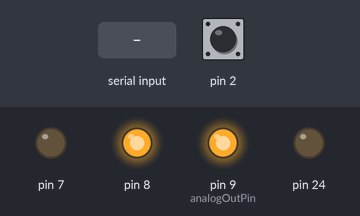
Bench run of a sketch on a simulated Arduino Mega 2560, built with avr-gcc and run on an emulated ATmega2560. Parts: output pins drawn as LEDs (lit = HIGH). Inputs (shaded band) come from the test bench; at power-on: pin 2 HIGH. What the sketch prints to the serial monitor is not drawn.

Above: at 2.2 s.
2.3 s: "1" received over the second serial link
At 3.4 s:
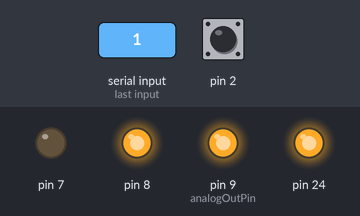
3.8 s: "0" received over the second serial link
At 17.2 s:
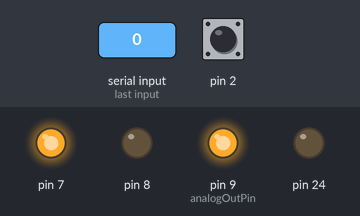
At 32.58 s:
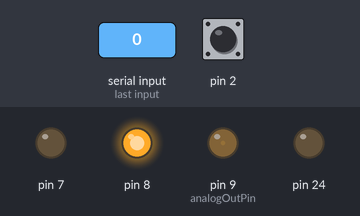
Timing chart, 0 to 33.9 s (numbered marks = the images above; inputs shaded):
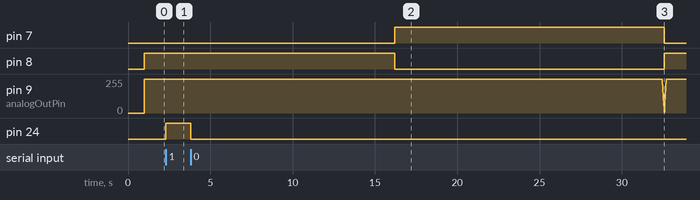

The sketch:

test_v2.ino
```cpp
#include <TimerOne.h>
#include <SoftwareSerial.h>
#define QUAYAM 7
#define QUAYDUONG 8
#define RX_PIN      50
#define TX_PIN      51
SoftwareSerial mySerial(50, 51);
int signal = -1;
double T, xung = 0;
double tocdo, Tocdomongmuon;
double E, pre_E;
static double I_error = 0;
static double P_error = 0;
static double D_error = 0;
double  Kp, Kd, Ki;
volatile double Output, LastOutput;
unsigned long t = 0;
int sensorValue = 0;
const int analogInPin = A0;  // Analog input pin that the potentiometer is attached to
const int analogOutPin = 9; // Analog output pin that the LED is attached to
volatile int outputValue = 0;
void setup() {
  pinMode(2, INPUT_PULLUP);
  pinMode(4, INPUT_PULLUP);
  pinMode(9, OUTPUT);
  pinMode(7, OUTPUT);
  pinMode(8, OUTPUT);
  pinMode(24, OUTPUT);
  while (!Serial) {
    // Waiting to connect...
  };
  Serial.begin(9600);
  mySerial.begin(9600);
  Tocdomongmuon = 10; tocdo = 0;
  Output = 0; LastOutput = 0;
  T = 0.1; // Thoi gian lay mau
  Kp = 40; Kd = 5; Ki =2;
  attachInterrupt(0, Demxung, FALLING);
  Timer1.initialize(10000);
  Timer1.attachInterrupt(pid);
  delay(1000);
}
void Demxung()
{
  {
    if (digitalRead(4) == LOW)
      xung++;
    else
      xung--;
  }
}

void pid() {
  tocdo = (xung / 374) * (1 / T) * 60;
  //xung = 0;
  E = Tocdomongmuon - tocdo;
  P_error = E;
  D_error = E - pre_E;
  I_error = I_error + E;
  Output = Kp * P_error + Ki * I_error + Kd * D_error;
  pre_E = E;
}

void bluetooth()
{
  if (mySerial.available() > 0) {
    signal = mySerial.read();
    switch (signal) {
      case '0':
        digitalWrite(24, LOW);
        break;
      case '1':
        digitalWrite(24, HIGH);
        break;
    }
  }
}
void dkDC(int V) {
  if (V > 0) {
    if (V > 255) V = 255;
    digitalWrite( 7, LOW);
    digitalWrite(  8, HIGH);
    analogWrite( 9, V);
  } else {
    if (V < 0) {
      if (V < -255) V = -255;
      digitalWrite( 7, HIGH);
      digitalWrite(  8, LOW);
      analogWrite( 9, -V);
    } else {
      digitalWrite(7, HIGH);
      digitalWrite(8, HIGH);
      analogWrite(9, 0);
    }
  }
}
void loop() {
 /* sensorValue = analogRead(analogInPin);
  outputValue = map(sensorValue, 0, 1023, 0, 100);
  analogWrite(analogOutPin, outputValue);
  Kp=outputValue;
  /*int i;
    for (i = 0; i < 10; i++)
    delay(100);*/

  /*Serial.println(xung);
    Serial.println(Output);
    Serial.println(E);*/
  bluetooth();
  // pid();
  dkDC(Output);
  Serial.println(E);
  /*if ((millis() - t) >= 10000) {
    t = millis();
    digitalWrite(7, HIGH);
    digitalWrite(8, HIGH);
    analogWrite(9, 0);
    delay(1000);
    Tocdomongmuon = -Tocdomongmuon;
  }*/


  //delay(10);


}
```

Measured:
- after the input at 2.3 s, pin 24: LOW → HIGH at once
- after the input at 3.8 s, pin 24: HIGH → LOW at once
